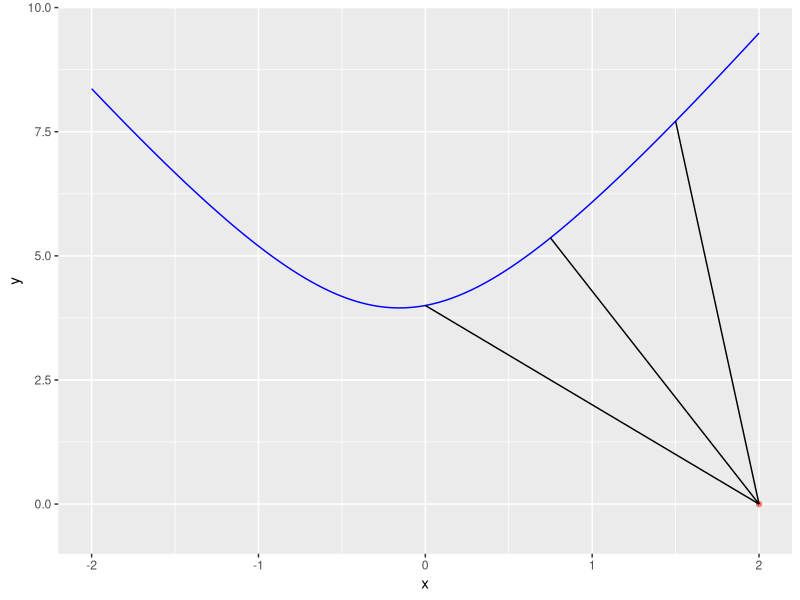
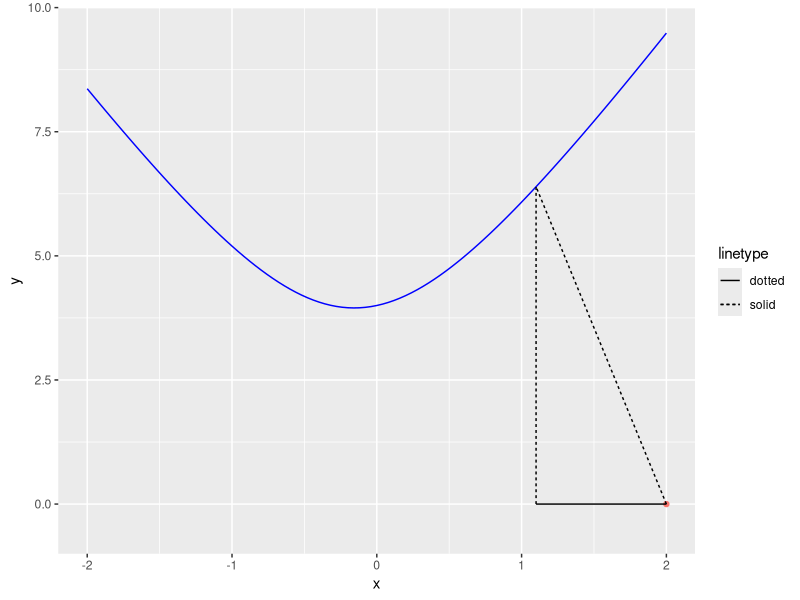
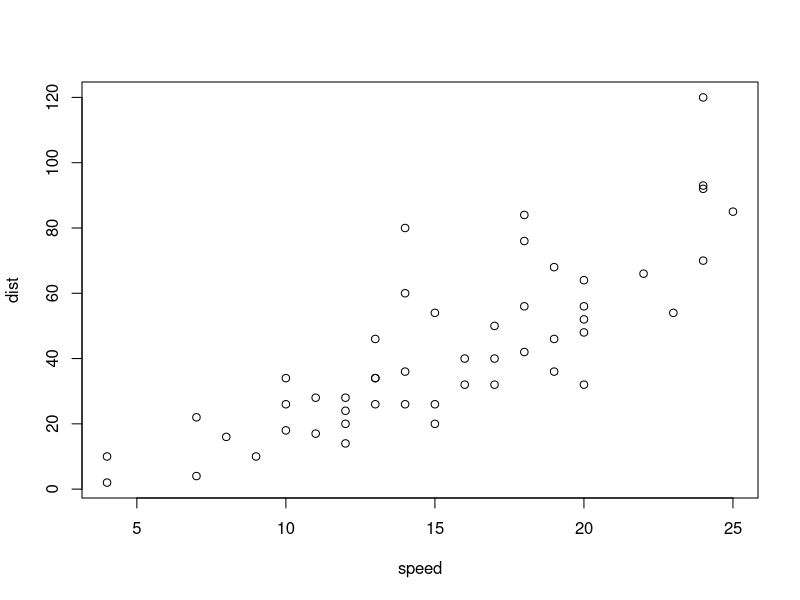

R code for these plots, in order:
## ---- chunk 1
library(ggplot2)
house <- data.frame(x=c(2), y=c(0))
p <- ggplot(data=house, mapping=aes(x=x, y=y), color="red") + geom_point(aes(col="red")) + xlim(-2, 2) + ylim(-0.5, 9.5) + guides(color=F)
pipeline <- function(x) sqrt(16*x^2 + 5*x + 16)
to_pipe <- function(xpt) return(geom_segment(aes(x=2, y=0, xend=xpt, yend=pipeline(xpt))))

p + stat_function(fun=pipeline, color="blue") +
  geom_segment(aes(x=2, y=0, xend=1.5, yend=pipeline(1.5))) +
  geom_segment(aes(x=2, y=0, xend=0.75, yend=pipeline(0.75))) +
  geom_segment(aes(x=2, y=0, xend=0, yend=pipeline(0)))
## ---- chunk 2
library(ggplot2)
house <- data.frame(x=c(2), y=c(0))
pipeline <- function(x) sqrt(16*x^2 + 5*x + 16)
to_pipe <- function(xpt) return(geom_segment(aes(x=2, y=0, xend=xpt, yend=pipeline(xpt))))
p <- ggplot(data=house, mapping=aes(x=x, y=y), color="red") + geom_point(aes(col="red")) +
  xlim(-2, 2) + ylim(-0.5, 9.5) + guides(color=F)
x1 <- 1.1
p + stat_function(fun=pipeline, color="blue") +
  geom_segment(mapping=aes(x=2, y=0, xend=x1, yend=pipeline(x1), linetype="solid")) +
  geom_segment(mapping=aes(x=x1, y=0, xend=2, yend=0, linetype="dotted")) +
  geom_segment(mapping=aes(x=x1, y=0, xend=x1, yend=pipeline(x1), linetype="solid"))
## ---- chunk 3
cost <- function(x) 400 * sqrt(17*x^2 + x + 20)
## ---- chunk 4
plot(cars)
